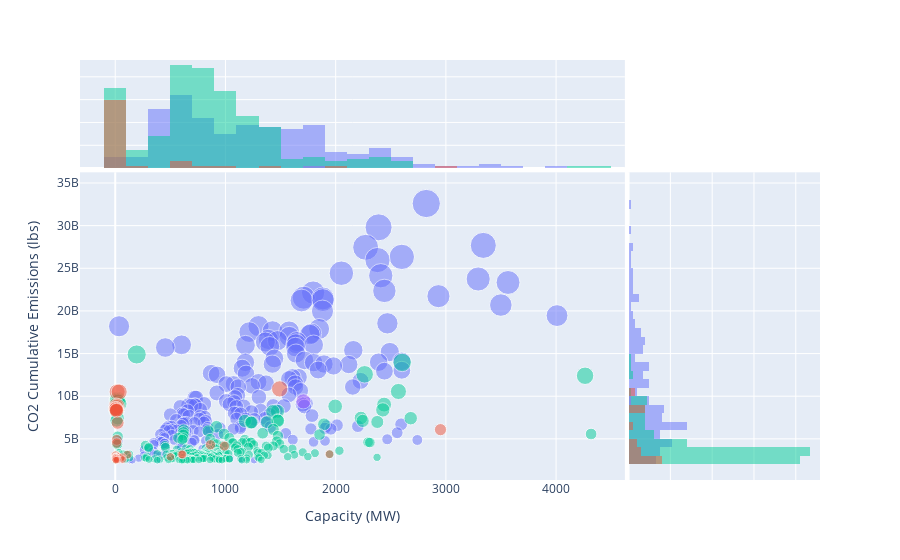

This figure's notebook cell:
### Code cell
switches = {'emission':'co2_lbs', 'country_long':'United States of America'}
switches['emission_label'] = f"{switches['emission'].replace('_lbs','').upper()} Cumulative Emissions (lbs)"

if switches['country_long'] == 'World':
    query = f"""
            SELECT
                a.plant_id_wri,
                a.country_long, 
                a.primary_fuel,
                a.cum_{switches['emission']},
                a.capacity_mw
            FROM {Config.SCHEMA}.plant a
            ORDER BY a.cum_{switches['emission']} DESC
            LIMIT 500
            """
else:
    query = f"""
        SELECT
            a.plant_id_wri,
            a.country_long, 
            a.primary_fuel,
            a.cum_{switches['emission']},
            a.capacity_mw
        FROM {Config.SCHEMA}.plant a
        WHERE a.country_long = '{switches['country_long']}'
        ORDER BY a.cum_{switches['emission']} DESC
        LIMIT 500
        """

df = pd.read_sql(query, engine)
df.columns = ['WRI Plant ID', 'Country', 'Primary Fuel', switches['emission_label'], "Plant Capacity MW"]

fig = px.scatter(df, x="Plant Capacity MW", y=switches['emission_label'],
                color='Primary Fuel', size=switches['emission_label'], opacity=0.5,
                hover_data=['Country'],
                marginal_x='histogram', marginal_y='histogram', color_discrete_map=primary_fuel_cmap)

fig.update_layout(xaxis_title='Capacity (MW)', yaxis_title=switches['emission_label'])
fig.update_layout(showlegend=False)

### Figure 1 — Plotly figure (JSON) as saved in the notebook; plotly's stock layout.template omitted (floating-point values rounded to 4 significant figures; data arrays with more than 128 entries replaced by an {"elided": "..."} marker saying what was removed)
{"data": [{"customdata": {"elided": "213x1 str values"}, "hovertemplate": "Primary Fuel=Coal<br>Plant Capacity MW=%{x}<br>CO2 Cumulative Emissions (lbs)=%{marker.size}<br>Country=%{customdata[0]}<extra></extra>", "legendgroup": "Coal", "marker": {"color": "#636EFA", "opacity": 0.5, "size": {"elided": "213 int values"}, "sizemode": "area", "sizeref": 81490000.0, "symbol": "circle"}, "mode": "markers", "name": "Coal", "showlegend": true, "type": "scatter", "x": {"elided": "213 float values"}, "xaxis": "x", "y": {"elided": "213 int values"}, "yaxis": "y"}, {"alignmentgroup": "True", "bingroup": "x", "hovertemplate": "Primary Fuel=Coal<br>Plant Capacity MW=%{x}<br>count=%{y}<extra></extra>", "legendgroup": "Coal", "marker": {"color": "#636EFA"}, "name": "Coal", "offsetgroup": "Coal", "opacity": 0.5, "showlegend": false, "type": "histogram", "x": {"elided": "213 float values"}, "xaxis": "x3", "yaxis": "y3"}, {"alignmentgroup": "True", "bingroup": "y", "hovertemplate": "Primary Fuel=Coal<br>CO2 Cumulative Emissions (lbs)=%{y}<br>count=%{x}<extra></extra>", "legendgroup": "Coal", "marker": {"color": "#636EFA"}, "name": "Coal", "offsetgroup": "Coal", "opacity": 0.5, "showlegend": false, "type": "histogram", "xaxis": "x2", "y": {"elided": "213 int values"}, "yaxis": "y2"}, {"customdata": {"elided": "247x1 str values"}, "hovertemplate": "Primary Fuel=Gas<br>Plant Capacity MW=%{x}<br>CO2 Cumulative Emissions (lbs)=%{marker.size}<br>Country=%{customdata[0]}<extra></extra>", "legendgroup": "Gas", "marker": {"color": "#00CC96", "opacity": 0.5, "size": {"elided": "247 float values"}, "sizemode": "area", "sizeref": 81490000.0, "symbol": "circle"}, "mode": "markers", "name": "Gas", "showlegend": true, "type": "scatter", "x": {"elided": "247 float values"}, "xaxis": "x", "y": {"elided": "247 float values"}, "yaxis": "y"}, {"alignmentgroup": "True", "bingroup": "x", "hovertemplate": "Primary Fuel=Gas<br>Plant Capacity MW=%{x}<br>count=%{y}<extra></extra>", "legendgroup": "Gas", "marker": {"color": "#00CC96"}, "name": "Gas", "offsetgroup": "Gas", "opacity": 0.5, "showlegend": false, "type": "histogram", "x": {"elided": "247 float values"}, "xaxis": "x3", "yaxis": "y3"}, {"alignmentgroup": "True", "bingroup": "y", "hovertemplate": "Primary Fuel=Gas<br>CO2 Cumulative Emissions (lbs)=%{y}<br>count=%{x}<extra></extra>", "legendgroup": "Gas", "marker": {"color": "#00CC96"}, "name": "Gas", "offsetgroup": "Gas", "opacity": 0.5, "showlegend": false, "type": "histogram", "xaxis": "x2", "y": {"elided": "247 float values"}, "yaxis": "y2"}, {"customdata": [["United States of America"], ["United States of America"], ["United States of America"], ["United States of America"], ["United States of America"], ["United States of America"], ["United States of America"], ["United States of America"], ["United States of America"], ["United States of America"], ["United States of America"], ["United States of America"], ["United States of America"], ["United States of America"], ["United States of America"], ["United States of America"], ["United States of America"], ["United States of America"], ["United States of America"], ["United States of America"], ["United States of America"], ["United States of America"], ["United States of America"], ["United States of America"], ["United States of America"], ["United States of America"], ["United States of America"], ["United States of America"], ["United States of America"], ["United States of America"], ["United States of America"], ["United States of America"], ["United States of America"], ["United States of America"], ["United States of America"], ["United States of America"], ["United States of America"], ["United States of America"], ["United States of America"]], "hovertemplate": "Primary Fuel=Oil<br>Plant Capacity MW=%{x}<br>CO2 Cumulative Emissions (lbs)=%{marker.size}<br>Country=%{customdata[0]}<extra></extra>", "legendgroup": "Oil", "marker": {"color": "#EF553B", "opacity": 0.5, "size": [10856369568, 10503461744, 10500121600, 8931927136, 8865240576, 8743785704, 8565814356, 8524955280, 8455637648, 8360137248, 8313676888, 6881692504, 6076476258, 4879272676, 4508229850, 4302782256, 4156874408, 3203914662, 3203046068, 3159707312, 3152700746, 3079166372, 3075000000.0, 2939173240, 2901806876, 2883886682, 2871494606, 2845049982, 2813659182, 2800870632, 2798104556, 2797169334, 2741897466, 2691765814, 2681800852, 2607679650, 2564500336, 2525075250, 2501751804], "sizemode": "area", "sizeref": 81490000.0, "symbol": "circle"}, "mode": "markers", "name": "Oil", "showlegend": true, "type": "scatter", "x": [1492, 17.2, 36, 8, 21.8, 11.5, 7.8, 6.4, 6, 13.5, 10, 22, 2951.0, 14, 13.5, 864, 990, 602, 1944.0, 609.7, 111.5, 1.5, 5.5, 4.8, 20, 500.6, 60.7, 1.7, 1.6, 3.4, 5.1, 6.4, 50, 16, 5.1, 4, 67.4, 18, 6], "xaxis": "x", "y": [10856369568, 10503461744, 10500121600, 8931927136, 8865240576, 8743785704, 8565814356, 8524955280, 8455637648, 8360137248, 8313676888, 6881692504, 6076476258, 4879272676, 4508229850, 4302782256, 4156874408, 3203914662, 3203046068, 3159707312, 3152700746, 3079166372, 3075000000.0, 2939173240, 2901806876, 2883886682, 2871494606, 2845049982, 2813659182, 2800870632, 2798104556, 2797169334, 2741897466, 2691765814, 2681800852, 2607679650, 2564500336, 2525075250, 2501751804], "yaxis": "y"}, {"alignmentgroup": "True", "bingroup": "x", "hovertemplate": "Primary Fuel=Oil<br>Plant Capacity MW=%{x}<br>count=%{y}<extra></extra>", "legendgroup": "Oil", "marker": {"color": "#EF553B"}, "name": "Oil", "offsetgroup": "Oil", "opacity": 0.5, "showlegend": false, "type": "histogram", "x": [1492, 17.2, 36, 8, 21.8, 11.5, 7.8, 6.4, 6, 13.5, 10, 22, 2951.0, 14, 13.5, 864, 990, 602, 1944.0, 609.7, 111.5, 1.5, 5.5, 4.8, 20, 500.6, 60.7, 1.7, 1.6, 3.4, 5.1, 6.4, 50, 16, 5.1, 4, 67.4, 18, 6], "xaxis": "x3", "yaxis": "y3"}, {"alignmentgroup": "True", "bingroup": "y", "hovertemplate": "Primary Fuel=Oil<br>CO2 Cumulative Emissions (lbs)=%{y}<br>count=%{x}<extra></extra>", "legendgroup": "Oil", "marker": {"color": "#EF553B"}, "name": "Oil", "offsetgroup": "Oil", "opacity": 0.5, "showlegend": false, "type": "histogram", "xaxis": "x2", "y": [10856369568, 10503461744, 10500121600, 8931927136, 8865240576, 8743785704, 8565814356, 8524955280, 8455637648, 8360137248, 8313676888, 6881692504, 6076476258, 4879272676, 4508229850, 4302782256, 4156874408, 3203914662, 3203046068, 3159707312, 3152700746, 3079166372, 3075000000.0, 2939173240, 2901806876, 2883886682, 2871494606, 2845049982, 2813659182, 2800870632, 2798104556, 2797169334, 2741897466, 2691765814, 2681800852, 2607679650, 2564500336, 2525075250, 2501751804], "yaxis": "y2"}, {"customdata": [["United States of America"]], "hovertemplate": "Primary Fuel=Petcoke<br>Plant Capacity MW=%{x}<br>CO2 Cumulative Emissions (lbs)=%{marker.size}<br>Country=%{customdata[0]}<extra></extra>", "legendgroup": "Petcoke", "marker": {"color": "#AB63FA", "opacity": 0.5, "size": [9393399156], "sizemode": "area", "sizeref": 81490000.0, "symbol": "circle"}, "mode": "markers", "name": "Petcoke", "showlegend": true, "type": "scatter", "x": [1707.0], "xaxis": "x", "y": [9393399156], "yaxis": "y"}, {"alignmentgroup": "True", "bingroup": "x", "hovertemplate": "Primary Fuel=Petcoke<br>Plant Capacity MW=%{x}<br>count=%{y}<extra></extra>", "legendgroup": "Petcoke", "marker": {"color": "#AB63FA"}, "name": "Petcoke", "offsetgroup": "Petcoke", "opacity": 0.5, "showlegend": false, "type": "histogram", "x": [1707.0], "xaxis": "x3", "yaxis": "y3"}, {"alignmentgroup": "True", "bingroup": "y", "hovertemplate": "Primary Fuel=Petcoke<br>CO2 Cumulative Emissions (lbs)=%{y}<br>count=%{x}<extra></extra>", "legendgroup": "Petcoke", "marker": {"color": "#AB63FA"}, "name": "Petcoke", "offsetgroup": "Petcoke", "opacity": 0.5, "showlegend": false, "type": "histogram", "xaxis": "x2", "y": [9393399156], "yaxis": "y2"}], "layout": {"barmode": "overlay", "legend": {"itemsizing": "constant", "title": {"text": "Primary Fuel"}, "tracegroupgap": 0}, "margin": {"t": 60}, "showlegend": false, "xaxis": {"anchor": "y", "domain": [0, 0.7363], "title": {"text": "Capacity (MW)"}}, "xaxis2": {"anchor": "y2", "domain": [0.7413, 1], "matches": "x2", "showgrid": true, "showline": false, "showticklabels": false, "ticks": ""}, "xaxis3": {"anchor": "y3", "domain": [0, 0.7363], "matches": "x", "showgrid": true, "showticklabels": false}, "xaxis4": {"anchor": "y4", "domain": [0.7413, 1], "matches": "x2", "showgrid": true, "showline": false, "showticklabels": false, "ticks": ""}, "yaxis": {"anchor": "x", "domain": [0, 0.7326], "title": {"text": "CO2 Cumulative Emissions (lbs)"}}, "yaxis2": {"anchor": "x2", "domain": [0, 0.7326], "matches": "y", "showgrid": true, "showticklabels": false}, "yaxis3": {"anchor": "x3", "domain": [0.7426, 1], "matches": "y3", "showgrid": true, "showline": false, "showticklabels": false, "ticks": ""}, "yaxis4": {"anchor": "x4", "domain": [0.7426, 1], "matches": "y3", "showgrid": true, "showline": false, "showticklabels": false, "ticks": ""}}}
